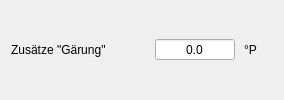
            <widget class="QWidget" name="wdgSWWZGaerung" native="true">
             <layout class="QHBoxLayout" name="horizontalLayout_6">
              <property name="spacing">
               <number>9</number>
              </property>
              <property name="topMargin">
               <number>0</number>
              </property>
              <property name="rightMargin">
               <number>0</number>
              </property>
              <property name="bottomMargin">
               <number>0</number>
              </property>
              <item>
               <widget class="QLabel" name="label_60">
                <property name="text">
                 <string>Zusätze &quot;Gärung&quot;</string>
                </property>
               </widget>
              </item>
              <item>
               <spacer name="horizontalSpacer_10">
                <property name="orientation">
                 <enum>Qt::Orientation::Horizontal</enum>
                </property>
                <property name="sizeHint" stdset="0">
                 <size>
                  <width>40</width>
                  <height>20</height>
                 </size>
                </property>
               </spacer>
              </item>
              <item>
               <widget class="DoubleSpinBoxSud" name="tbSWWZGaerung">
                <property name="minimumSize">
                 <size>
                  <width>80</width>
                  <height>0</height>
                 </size>
                </property>
                <property name="toolTip">
                 <string>&lt;html&gt;&lt;head/&gt;&lt;body&gt;&lt;p&gt;Hier wird der Anteil an Stammwürze von&lt;span style=&quot; font-weight:600;&quot;&gt; Zusätzen &lt;/span&gt;bei der &lt;span style=&quot; font-weight:600;&quot;&gt;Gärung&lt;/span&gt; berechnet.&lt;/p&gt;&lt;p&gt;Zusätze bei der Gärung können Zucker, Honig, Gewürze, Additive etc. sein. &lt;span style=&quot; font-weight:600;&quot;&gt;Zeitpunkt&lt;/span&gt; und &lt;span style=&quot; font-weight:600;&quot;&gt;Menge&lt;/span&gt; wirken sich unter Umständen entscheidend auf den Geschmack aus, fördern oder beeinträchtigen die Hefetätigkeit.&lt;/p&gt;&lt;p&gt;Eine – nicht bindende – Regel besagt, dass Zusätze nicht &lt;span style=&quot; font-weight:600;&quot;&gt;20% der Schüttung&lt;/span&gt; übersteigen sollten. Die ist einerseits sensorisch begründet, andererseits in einer nicht beeinträchtigten Enzymtätigkeit der Maische und nicht zuletzt um Läuterkatastrophen zu verhindern. Üblich sind maximal &lt;span style=&quot; font-weight:600;&quot;&gt;15% pro Zusatz&lt;/span&gt;.&lt;/p&gt;&lt;p&gt;Zusätze in der Gärunng können Zucker, Honig, Gewürze, Additive etc. sein. Bei Zucker, Honig gelten 10-15% maximal als Richtwert. Oft werden Zusätze nach der Hauptgärung hinzugegeben.&lt;/p&gt;&lt;p&gt;Zusätze sind ein komplexes Feld beim Bier brauen – und eines der kreativsten, da nahezu jede Zutat ihre Eigenheiten hat. Bei Unklarheiten empfehlen sich Fachforen und Fachbücher, aber auch &lt;span style=&quot; font-weight:600;&quot;&gt;braufremde Seiten&lt;/span&gt; im Netz.&lt;/p&gt;&lt;p&gt;Geht es um &lt;span style=&quot; font-weight:600;&quot;&gt;Spezialbiere&lt;/span&gt; mit Frucht oder &amp;quot;gebackene&amp;quot; Biere wie Kveik interessieren andere Erwägungen. Ein guter Einstieg für &lt;span style=&quot; font-weight:600;&quot;&gt;zusatzlastige Biere&lt;/span&gt; wie Kveik sind zunächst Fachbücher, mehr aber Fachforen, in denen die Proponenten dieser Stile gerne Fragen beantworten und Tipps geben.&lt;/p&gt;&lt;p&gt;Eine erste Anlaufstelle mit grundlegenden Informationen ist die &lt;span style=&quot; font-weight:600;&quot;&gt;oBrama-Datenbank&lt;/span&gt;, die im &lt;span style=&quot; font-weight:600;&quot;&gt;Tab Rohstoffe&lt;/span&gt; integriert ist.&lt;/p&gt;&lt;p&gt;&lt;span style=&quot; font-weight:600; color:#fc0107;&quot;&gt;Achtung: &lt;/span&gt;Grundätzlich ist bei der Gabe von Zusätzen in der Gärung die Gefahr einer Kontamination mit bierfremden Bakterien abzuwägen. Ist die Gefahr nicht auszuschließen, sollte die Gabe zum Kochende oder im Whirlpool eine Überlegung wert sein.&lt;/p&gt;&lt;/body&gt;&lt;/html&gt;</string>
                </property>
                <property name="alignment">
                 <set>Qt::AlignmentFlag::AlignCenter</set>
                </property>
                <property name="readOnly">
                 <bool>true</bool>
                </property>
                <property name="buttonSymbols">
                 <enum>QAbstractSpinBox::ButtonSymbols::NoButtons</enum>
                </property>
                <property name="decimals">
                 <number>1</number>
                </property>
               </widget>
              </item>
              <item>
               <widget class="QLabel" name="label_61">
                <property name="minimumSize">
                 <size>
                  <width>40</width>
                  <height>0</height>
                 </size>
                </property>
                <property name="text">
                 <string notr="true">°P</string>
                </property>
               </widget>
              </item>
             </layout>
            </widget>
